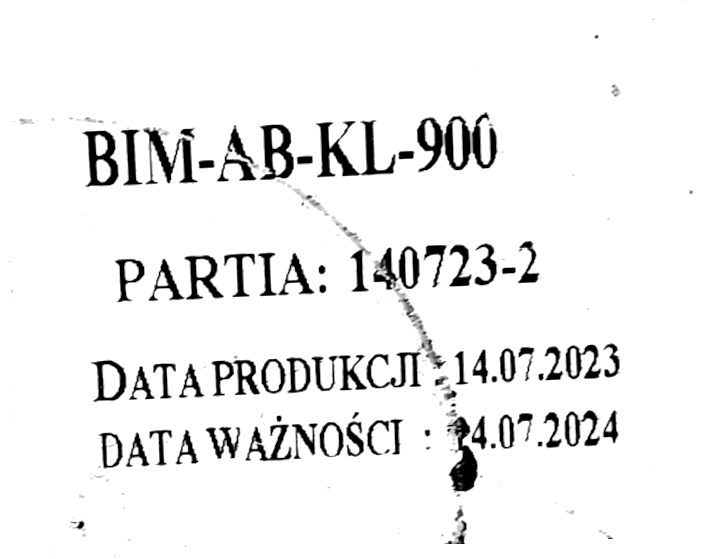
#> input picture media/landscape_rotation_minus.jpg, 707 x 559 px
$ python deskew.py ../media/landscape_rotation_minus.jpg
#> lines starting #> are read from the running program, lines starting #| are printed output that depends on the picture; after the words box and inside, x2 and y2 are one past the last pixel; in counts of white or black regions, pixels touching at a corner belong together; long printed decimals are rounded
"""
Skew correction of text (or text-like images).
"""

import os
import argparse

import numpy as np
import cv2


def get_angle(img, **kwargs):
    # Converts the image to grayscale and flip the foreground and background
    # to ensure foreground is now 'white' and the background is 'black'.
    gray = cv2.cvtColor(img, cv2.COLOR_BGR2GRAY)

    # If conversion to grayscale is selected, avoid doing it twice - return
    # converted image along with the angle.
    if kwargs.get('grayscale', False):
        img = gray
    gray = cv2.bitwise_not(gray)

    # Threshold the image - set all foreground pixels to 255
    # and all background pixels to 0.
    thresh = cv2.threshold(gray, 0, 255, cv2.THRESH_BINARY | cv2.THRESH_OTSU)[1]

    # Use all (x, y) coordinates of the non-zero pixes to compute a rotating
    # bounding box that contains all coordinates.
    coords = np.column_stack(np.where(thresh > 0))

    # The `cv2.minAreaRect` function returns values in the range (-90, 0);
    angle = cv2.minAreaRect(coords)[-1]
    # Corrections - see
    # https://namkeenman.wordpress.com/2015/12/18/open-cv-determine-angle-of-rotatedrect-minarearect/
    if angle in (90, -90, 0):
        # -90 and 90 is the same as 0 (this depends on the orientation of
        # the rectangle) - no rotation needed.
        angle = 0
    elif angle > 45:
        # as the rectangle rotates clockwise, and returned angle
        # trends to 90 - find difference between the angle and 90;
        angle = 90 - angle
    elif angle < -45:
        # as the rectangle rotates counter-clockwise, and the angle
        # trends to 0 - add 90 degrees to the angle;
        angle += 90
    else:
        angle = -angle

    return angle, img


def deskew_img(angle, img, output_path):
    # Rotate the image to de-skew it.
    if angle == 0:
        corrected = img
    else:
        (height, width) = img.shape[:2]
        center = (width // 2, height // 2)
        M = cv2.getRotationMatrix2D(center, -angle, scale=1)
        corrected = cv2.warpAffine(
            img,
            M,
            (width, height),
            flags=cv2.INTER_CUBIC,
            borderMode=cv2.BORDER_REPLICATE
        )
    cv2.imwrite(output_path, corrected)


def process(data, **kwargs):
    for item in data:
        img_src = cv2.imread(item['source'])
        angle, img_to_convert = get_angle(img_src, **kwargs)
        item.update({'angle': angle})
        deskew_img(angle, img_to_convert, item['output'])
        print("source: {source} -> result: {output} (angle: {angle:.5f})"\
              .format(**item))

    return data


def get_output_path(fpath, is_file, **kwargs):
    """Figure out the path to save current file."""
    # No output selected.
    output = kwargs.get('output', None)
    if output is None:
        file_path, file_ext = fpath.rsplit('.', 1)
        return f'{file_path}_deskewed.{file_ext}'

    # Single file processing - output filename given.
    if is_file:
        return output

    # Directory processing - kwargs['output'] is a directory.
    assert os.path.exists(output), f"Output {output} doest not exist!"
    return os.path.join(output, os.path.basename(fpath))


def main(**kwargs):
    assert os.path.exists(kwargs['source']),\
           f"Source {kwargs['source']} doest not exist!"

    container = []
    if os.path.isfile(kwargs['source']):
        container.append({
            'source': os.path.abspath(kwargs['source']),
            'output': get_output_path(kwargs['source'], is_file=True, **kwargs)
            })
    else:
        for root, dirs, files in os.walk(os.path.abspath(kwargs['source'])):
            for filename in sorted(files):
                fpath = os.path.join(root, filename)
                container.append({
                    'source': os.path.join(root, filename),
                    'output': get_output_path(fpath, is_file=False, **kwargs)
                    })

    data = process(container, **kwargs)
#> in process, img_src is the input picture: shape (559, 707, 3); min 0, max 255, mean 238.5
#> in get_angle, `gray = cv2.bitwise_not(gray)`:
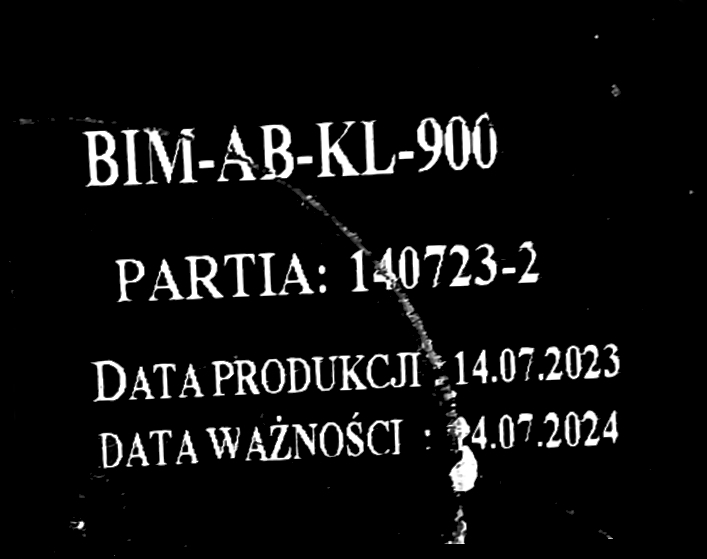
#> gray: shape (559, 707); min 0, max 255, mean 16.5
#> in get_angle, `thresh = cv2.threshold(gray, 0, 255, cv2.THRESH_BINARY | cv2.THRESH_OT..`:
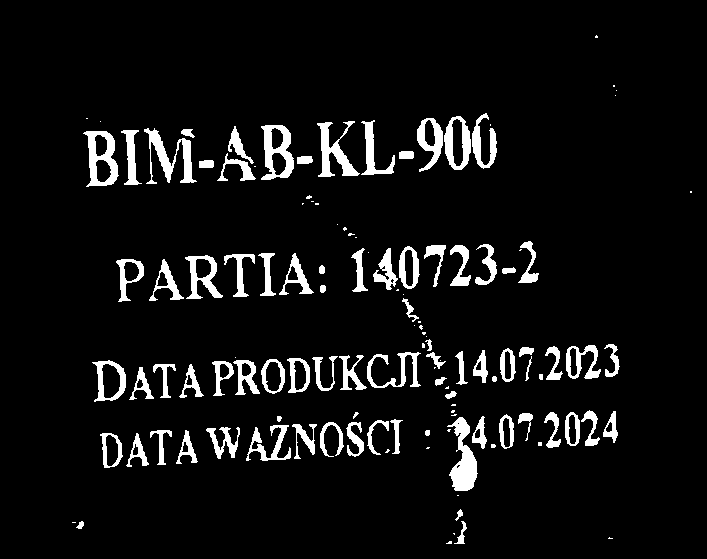
#> thresh: shape (559, 707); 6.6% white; 126 white regions (44 under 20 px), largest, box (x1, y1, x2, y2) and area: (447, 417, 478, 491) 1155, (144, 128, 197, 184) 1015, (83, 131, 119, 187) 978
#> in get_angle, `coords = np.column_stack(np.where(thresh > 0))`: coords = 26246 pairs, first value 35 to 543, second value 72 to 691
#> in get_angle, `angle = cv2.minAreaRect(coords)[-1]`: angle = -1.62
#> in get_angle, `angle = -angle`: angle = 1.62
#> in deskew_img, `M = cv2.getRotationMatrix2D(center, -angle, scale=1)`: M = [[1, -0.0283, 8.03], [0.0283, 1, -9.87]]
#> in deskew_img, `corrected = cv2.warpAffine( img, M, (width, height), flags=cv2.INTER_C..`:
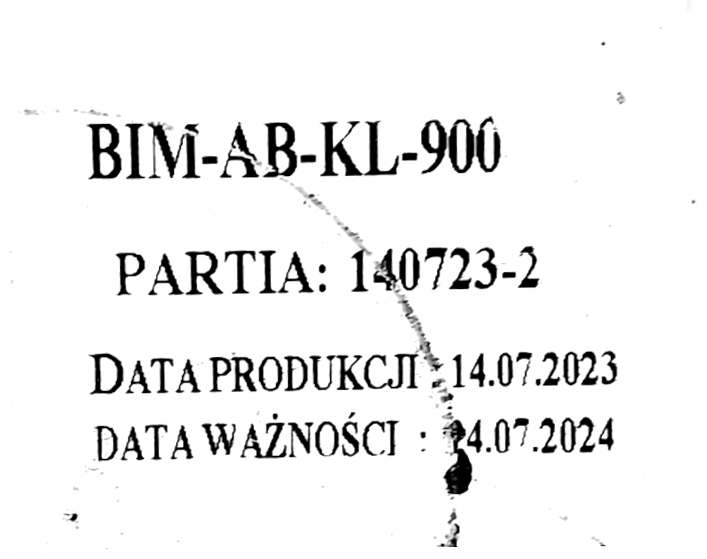
#> corrected: shape (559, 707, 3); min 0, max 255, mean 238.5
#| source: media/landscape_rotation_minus.jpg -> result: ../media/landscape_rotation_minus_deskewed.jpg (angle: 1.620)
    print(f"\nDone: {len(data)} files processed.\n")


if __name__ == '__main__':
    parser = argparse.ArgumentParser(description='Skew correction of text-like images.')
    parser.add_argument('-g', '--grayscale',
                        action='store_true',
                        default=False,
                        help="convert result to grayscale (default: False)")
    parser.add_argument('-o', '--output',
                        required=False,
                        help="output file or directory (if not specified, look for files with the name XXX_deskewed.ZZZ in the same directory with the source file(s)")
    parser.add_argument('source', help="Source file or directory")

    args = parser.parse_args()
    main(**args.__dict__)
